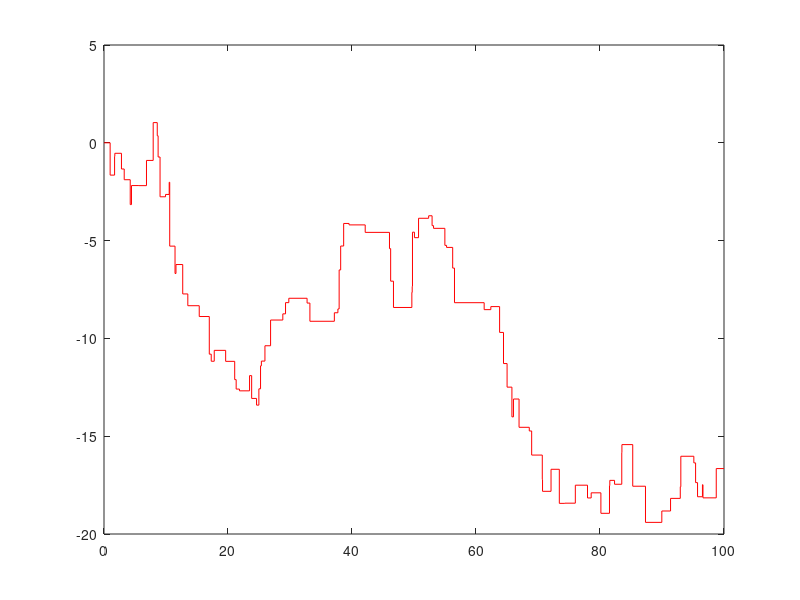

Write the MATLAB code that produced this figure.

t = 100;
x0 = 0;
N=0;
waiting_time=zeros;
x=zeros;
dt=0;

while 1==1
    tau=exprnd(1);
    %tau=PowerDensity(1,alpha,1);
    
    dt=dt+tau;
    if dt<=t
        l=randn;
        N=N+1;
        waiting_time(1,N)=tau;
        x(1,N)=l;
    else
        tau=t-dt+tau;
        N=N+1;
        waiting_time(1,N)=tau;
        x(1,N)=0;
        break
    end
end

tnode=zeros(1,2*N);
tnode(1,1)=0;
tnode(1,2)=waiting_time(1,1);

for i=3:2*N
    if (i-1)/2==fix((i-1)/2)
        tnode(1,i)=tnode(1,i-1);
    else
        tnode(1,i)=tnode(1,i-1)+waiting_time(1,i/2);
    end
end

xnode=zeros(1,2*N);
xnode(1,1)=x0;
xnode(1,2)=x0;

for i=3:2*N
    if (i-1)/2==fix((i-1)/2)
        xnode(1,i)=xnode(1,i-1)+x(1,(i-1)/2);
    else
        xnode(1,i)=xnode(1,i-1);
    end
end


MM=zeros(2,2*N);

for i=1:2*N    
          MM(1,i)=tnode(1,i);
          MM(2,i)=xnode(1,i);     
end


k=N+1;

for i=1:2*N-1
    m1=zeros(1,2);
    m2=zeros(1,2);
    m1(1,1)=MM(1,i);m1(1,2)=MM(1,i+1);
    m2(1,1)=MM(2,i);m2(1,2)=MM(2,i+1);
    plot(m1,m2,'red');
hold on
end
